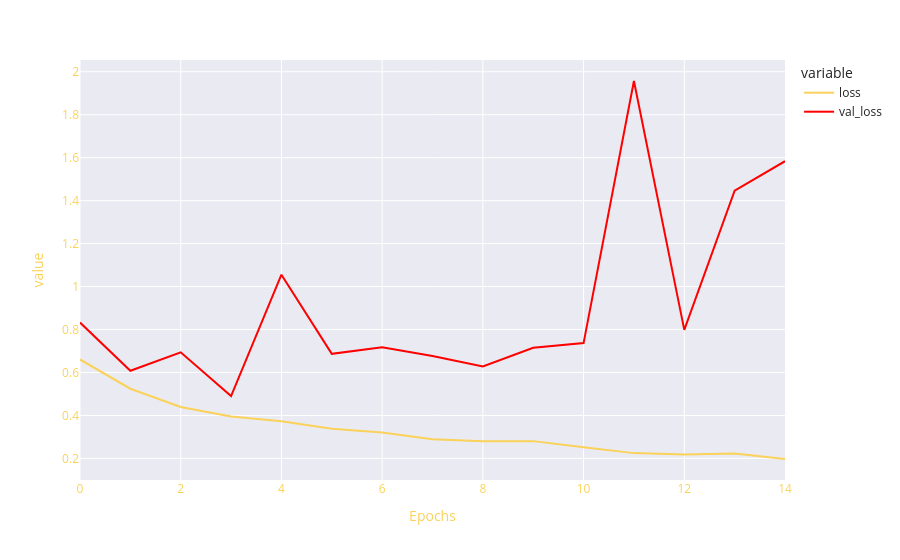

Notebook code cell kept with this figure:
### Code cell
fig = px.line(results,y=[results['loss'],results['val_loss']],template="seaborn",color_discrete_sequence=['#fad25a','red'])
fig.update_layout(   
    title_font_color="#fad25a", 
    xaxis=dict(color="#fad25a",title='Epochs'), 
    yaxis=dict(color="#fad25a")
 )
fig.show()

### Figure 1 — Plotly figure (JSON) as saved in the notebook; plotly's stock layout.template omitted (floating-point values rounded to 4 significant figures)
{"data": [{"hovertemplate": "variable=loss<br>index=%{x}<br>value=%{y}<extra></extra>", "legendgroup": "loss", "line": {"color": "#fad25a", "dash": "solid"}, "marker": {"symbol": "circle"}, "mode": "lines", "name": "loss", "orientation": "v", "showlegend": true, "type": "scatter", "x": [0, 1, 2, 3, 4, 5, 6, 7, 8, 9, 10, 11, 12, 13, 14], "xaxis": "x", "y": [0.6605, 0.5244, 0.4393, 0.3948, 0.3725, 0.3383, 0.3206, 0.2895, 0.2798, 0.2804, 0.2519, 0.2246, 0.2186, 0.2231, 0.1972], "yaxis": "y"}, {"hovertemplate": "variable=val_loss<br>index=%{x}<br>value=%{y}<extra></extra>", "legendgroup": "val_loss", "line": {"color": "red", "dash": "solid"}, "marker": {"symbol": "circle"}, "mode": "lines", "name": "val_loss", "orientation": "v", "showlegend": true, "type": "scatter", "x": [0, 1, 2, 3, 4, 5, 6, 7, 8, 9, 10, 11, 12, 13, 14], "xaxis": "x", "y": [0.8322, 0.6079, 0.6937, 0.4902, 1.055, 0.6869, 0.7178, 0.6765, 0.6277, 0.7153, 0.7369, 1.957, 0.7982, 1.447, 1.583], "yaxis": "y"}], "layout": {"legend": {"title": {"text": "variable"}, "tracegroupgap": 0}, "margin": {"t": 60}, "title": {"font": {"color": "#fad25a"}}, "xaxis": {"anchor": "y", "color": "#fad25a", "domain": [0, 1], "title": {"text": "Epochs"}}, "yaxis": {"anchor": "x", "color": "#fad25a", "domain": [0, 1], "title": {"text": "value"}}}}
